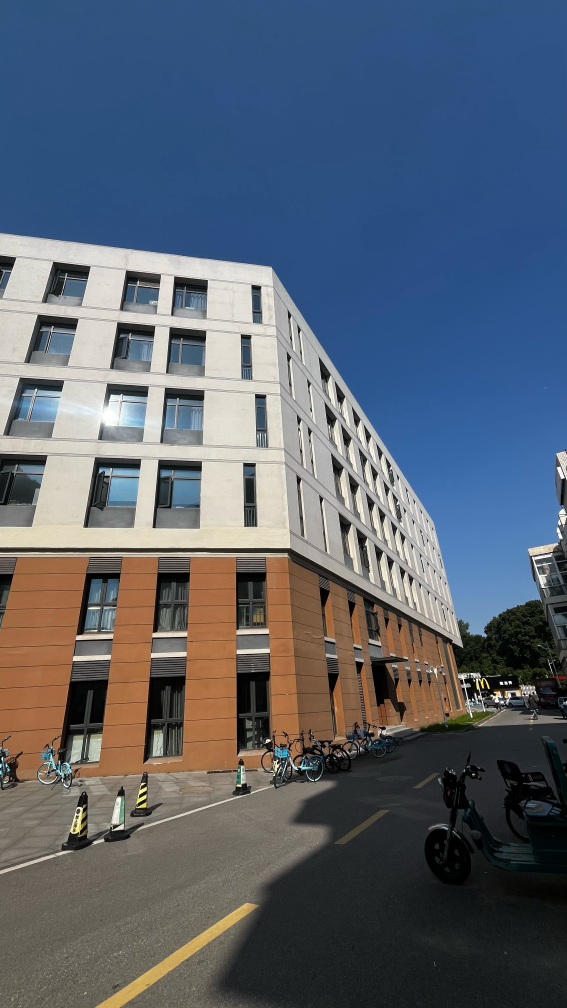
#> input picture Assignment-02/images/input/original_photo.jpg, 2268 x 4032 px (shown at 1/4 size)
$ python EX03_Digital_Poster.py
#> lines starting #> are read from the running program, lines starting #| are printed output that depends on the picture

# ============================================================
# EXERCISE 03: IMAGE DESIGN STUDIO - DIGITAL POSTER
# Subject: Digital Image Processing
# Library: Pillow (Image and ImageOps)
# ============================================================

# Import Path for managing input and output file paths.
from pathlib import Path

# Import Image for opening and saving photographs.
from PIL import Image

# Import ImageOps for image composition and colour processing.
from PIL import ImageOps


# ============================================================
# STEP 1: DEFINE PROJECT DIRECTORIES
# ============================================================

# Get the directory containing this Python file.
script_dir = Path(__file__).resolve().parent

# Locate the Assignment-02 directory.
assignment_dir = script_dir.parent

# Define the input image directory.
input_dir = assignment_dir / "images" / "input"

# Define a separate output folder for Exercise 03.
output_dir = assignment_dir / "images" / "output" / "Exercise-03"

# Create the output directory if it does not exist.
output_dir.mkdir(parents=True, exist_ok=True)

# Define the original photograph's path.
image_path = input_dir / "original_photo.jpg"

# Check whether the input photograph exists.
if not image_path.is_file():
    raise FileNotFoundError(
        f"Input photograph was not found: {image_path}"
    )


# ============================================================
# STEP 2: OPEN THE ORIGINAL PHOTOGRAPH
# ============================================================

# Open the photograph using Pillow.
with Image.open(image_path) as source_image:

    # Respect the EXIF orientation stored by a phone camera.
#> source_image is the input picture: PIL image 2268x4032 RGB; mean R, G, B 89.3, 97.9, 110.4
    corrected_image = ImageOps.exif_transpose(source_image)

    # Convert the photograph to RGB mode.
    original_image = corrected_image.convert("RGB")

# Display the original image information.
print("\n========== ORIGINAL IMAGE ==========\n")

print("Image Name:", image_path.name)
print("Original Size:", original_image.size)
#| Original Size: (2268, 4032)
print("Colour Mode:", original_image.mode)
#| Colour Mode: RGB


# ============================================================
# STEP 3: DEFINE POSTER SETTINGS
# ============================================================

# Set the required output size to 512 x 512 pixels.
poster_size = (512, 512)

# Choose a dark background for the padded version.
background_colour = (28, 35, 48)

# Use high-quality Lanczos resampling.
resampling_method = Image.Resampling.LANCZOS

# Display the target dimensions.
print("\nTarget Poster Size:", poster_size)


# ============================================================
# PART A: ASPECT RATIO AND IMAGE COMPOSITION
# ============================================================

print("\n========== PART A: IMAGE COMPOSITION ==========\n")


# ============================================================
# STEP 4: VERSION A - PRESERVE THE ENTIRE PHOTOGRAPH
# ============================================================

# Resize the image to fit inside a square canvas.
# Preserve the whole photograph and its aspect ratio.
# Fill unused space with the chosen background colour.
padded_image = ImageOps.pad(
    original_image,
    size=poster_size,
    method=resampling_method,
    color=background_colour,
    centering=(0.5, 0.5)
)
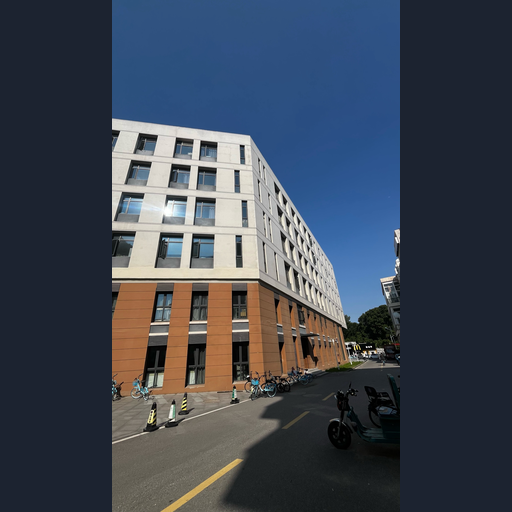
#> padded_image: PIL image 512x512 RGB; mean R, G, B 62.5, 70.4, 83.1

# Save the padded image before creative colour processing.
padded_image.save(
    output_dir / "01_padded_original.png"
)

# Display composition information.
print("Version A: ImageOps.pad()")
print("Output Size:", padded_image.size)
#| Output Size: (512, 512)
print("Entire Original Image Preserved: Yes")


# ============================================================
# STEP 5: VERSION B - FILL THE ENTIRE SQUARE CANVAS
# ============================================================

# Crop the original photograph to a square composition.
# Resize the cropped result to exactly 512 x 512 pixels.
# Use centred cropping.
fitted_image = ImageOps.fit(
    original_image,
    size=poster_size,
    method=resampling_method,
    centering=(0.5, 0.5)
)

# Save the fitted image before creative colour processing.
fitted_image.save(
    output_dir / "02_fitted_original.png"
)

# Display composition information.
print("\nVersion B: ImageOps.fit()")
print("Output Size:", fitted_image.size)
#| Output Size: (512, 512)
print("Entire Canvas Filled: Yes")
print("Original Image Cropped: Yes")


# ============================================================
# PART B: CREATIVE COLOUR PROCESSING
# ============================================================

print("\n========== PART B: COLOUR PROCESSING ==========\n")


# ============================================================
# STEP 6: VERSION A - CLASSIC DUOTONE POSTER
# ============================================================

# Convert the padded square image into grayscale.
grayscale_image = ImageOps.grayscale(padded_image)
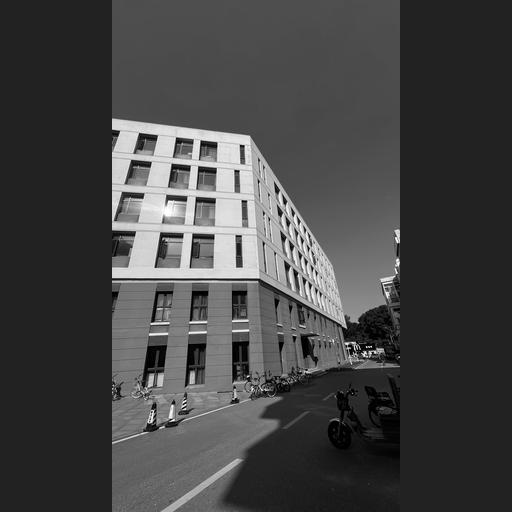
#> grayscale_image: PIL image 512x512 L; min 0, max 255, mean 69.3

# Map grayscale values into a warm duotone palette.
# Dark pixels become dark brown.
# Bright pixels become warm cream.
classic_poster = ImageOps.colorize(
    grayscale_image,
    black=(43, 34, 39),
    white=(245, 220, 178)
)
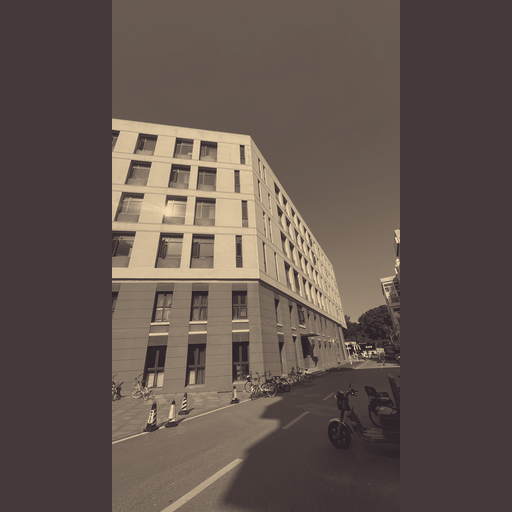
#> classic_poster: PIL image 512x512 RGB; mean R, G, B 97.2, 83.9, 76.2

# Save the first completed 512 x 512 poster.
classic_poster.save(
    output_dir / "03_final_classic_poster.png"
)

# Display processing details.
print("Version A - Classic Exhibition Poster")
print("Techniques: Grayscale + Colorize")
print("Size:", classic_poster.size)
#| Size: (512, 512)
print("Mode:", classic_poster.mode)
#| Mode: RGB


# ============================================================
# STEP 7: VERSION B - CYBERPUNK GRAPHIC POSTER
# ============================================================

# Enhance the contrast of the cropped photograph.
contrast_image = ImageOps.autocontrast(
    fitted_image,
    cutoff=1
)
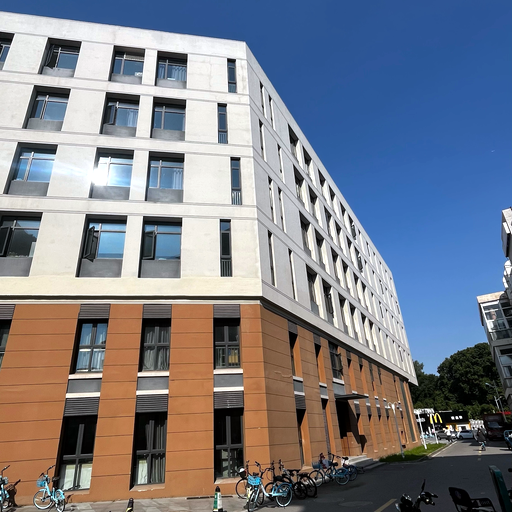
#> contrast_image: PIL image 512x512 RGB; mean R, G, B 122.9, 126.4, 137.1

# Reduce the number of colour levels per RGB channel.
# Retain 3 bits per channel instead of 8 bits.
posterized_image = ImageOps.posterize(
    contrast_image,
    bits=3
)
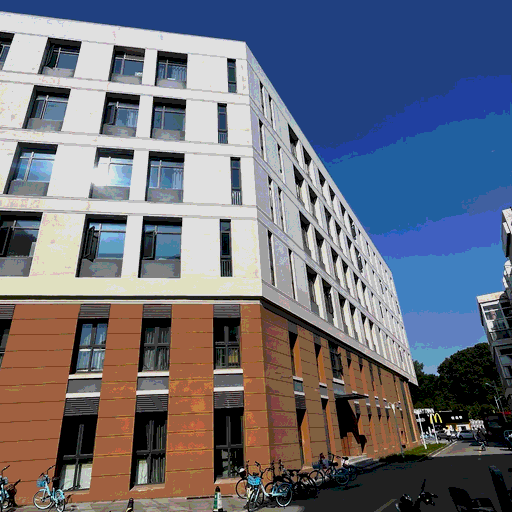
#> posterized_image: PIL image 512x512 RGB; mean R, G, B 107.5, 110, 122.3

# Convert the posterized image to grayscale.
cyberpunk_gray = ImageOps.grayscale(posterized_image)
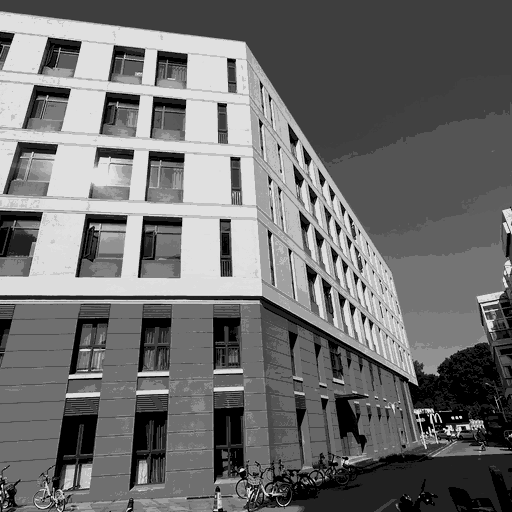
#> cyberpunk_gray: PIL image 512x512 L; min 0, max 224, mean 110.6

# Apply a three-colour Cyberpunk palette.
# Shadows become dark blue.
# Midtones become purple/magenta.
# Highlights become cyan.
cyberpunk_poster = ImageOps.colorize(
    cyberpunk_gray,
    black=(14, 18, 57),
    mid=(188, 42, 168),
    white=(99, 239, 245)
)
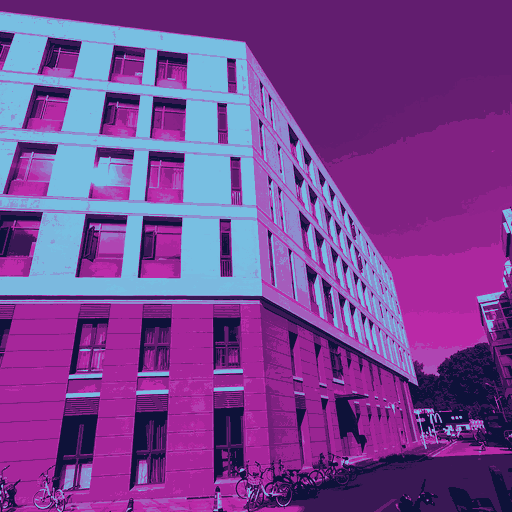
#> cyberpunk_poster: PIL image 512x512 RGB; mean R, G, B 120.3, 67.7, 147.4

# Save the second completed 512 x 512 poster.
cyberpunk_poster.save(
    output_dir / "04_final_cyberpunk_poster.png"
)

# Display processing details.
print("\nVersion B - Cyberpunk Poster")
print("Techniques: Autocontrast + Posterize + Colorize")
print("Size:", cyberpunk_poster.size)
#| Size: (512, 512)
print("Mode:", cyberpunk_poster.mode)
#| Mode: RGB


# ============================================================
# STEP 8: VERIFY OUTPUT FILES
# ============================================================

print("\n========== OUTPUT VERIFICATION ==========\n")

# Define the four images generated by the experiment.
output_files = [
    "01_padded_original.png",
    "02_fitted_original.png",
    "03_final_classic_poster.png",
    "04_final_cyberpunk_poster.png"
]

# Open each output image and verify its size and mode.
for filename in output_files:

    # Define the complete output file path.
    file_path = output_dir / filename

    # Open the saved image for validation.
    with Image.open(file_path) as result:

        # Display the saved file information.
        print(filename)
        print("  Dimensions:", result.size)
#|   Dimensions: (512, 512)
        print("  Mode:", result.mode)
#|   Mode: RGB

        # Check whether the saved image is exactly 512 x 512.
        assert result.size == poster_size, (
            f"Incorrect dimensions in {filename}"
        )


# ============================================================
# STEP 9: DISPLAY FINAL SUMMARY
# ============================================================

print("\n========== EXPERIMENT SUMMARY ==========\n")

print("Original Photograph:", image_path.name)
print("Original Dimensions:", original_image.size)
#| Original Dimensions: (2268, 4032)
print("Required Poster Dimensions:", poster_size)

print("\nVersion A: Classic Exhibition Poster")
print("Composition: ImageOps.pad()")
print("Colour Processing: Grayscale + Colorize")
print("Original Composition: Preserved")

print("\nVersion B: Cyberpunk Poster")
print("Composition: ImageOps.fit()")
print("Colour Processing: Autocontrast + Posterize + Colorize")
print("Original Composition: Cropped")

print("\nTotal Output Images:", len(output_files))
print("Output Directory:", output_dir)

print("\n========== EXPERIMENT COMPLETED ==========")
